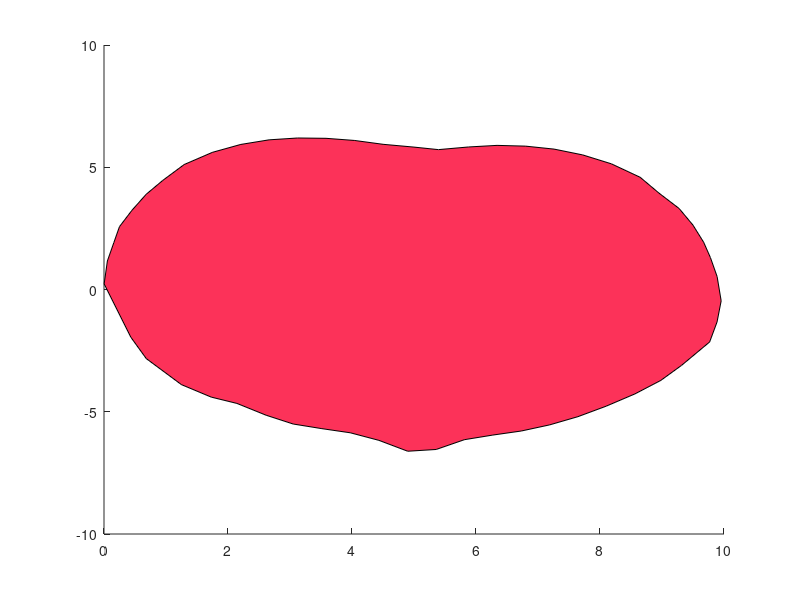

Recreate this plot in MATLAB. (Note: this script raises an error after producing the figure.)
%% script_1

% %read in data
% data = csvread('data/peach.csv');
% %plot data
% p = patch(data(:,1), data(:,2), 'orange');
% p.LineWidth = 2;

%% SOLUTION: Breakout 1 
% This section has the fixed code if you are struggling to debug!

% %read in data
% data = csvread('peach.csv');
% %plot data
% p = patch(data(:,1), data(:,2), [0.8980 0.3176 0.1765]); % RGB for orange
% p.LineWidth = 2;

%% SOLUTION: Breakout 2

%read in data
data = csvread('peach.csv');
%plot data
p = patch(data(:,1), data(:,2), [252,50,89]/255); % divide by 255 to normalize value between 0 and 1
p.LineWidth = 1; % change to 1
